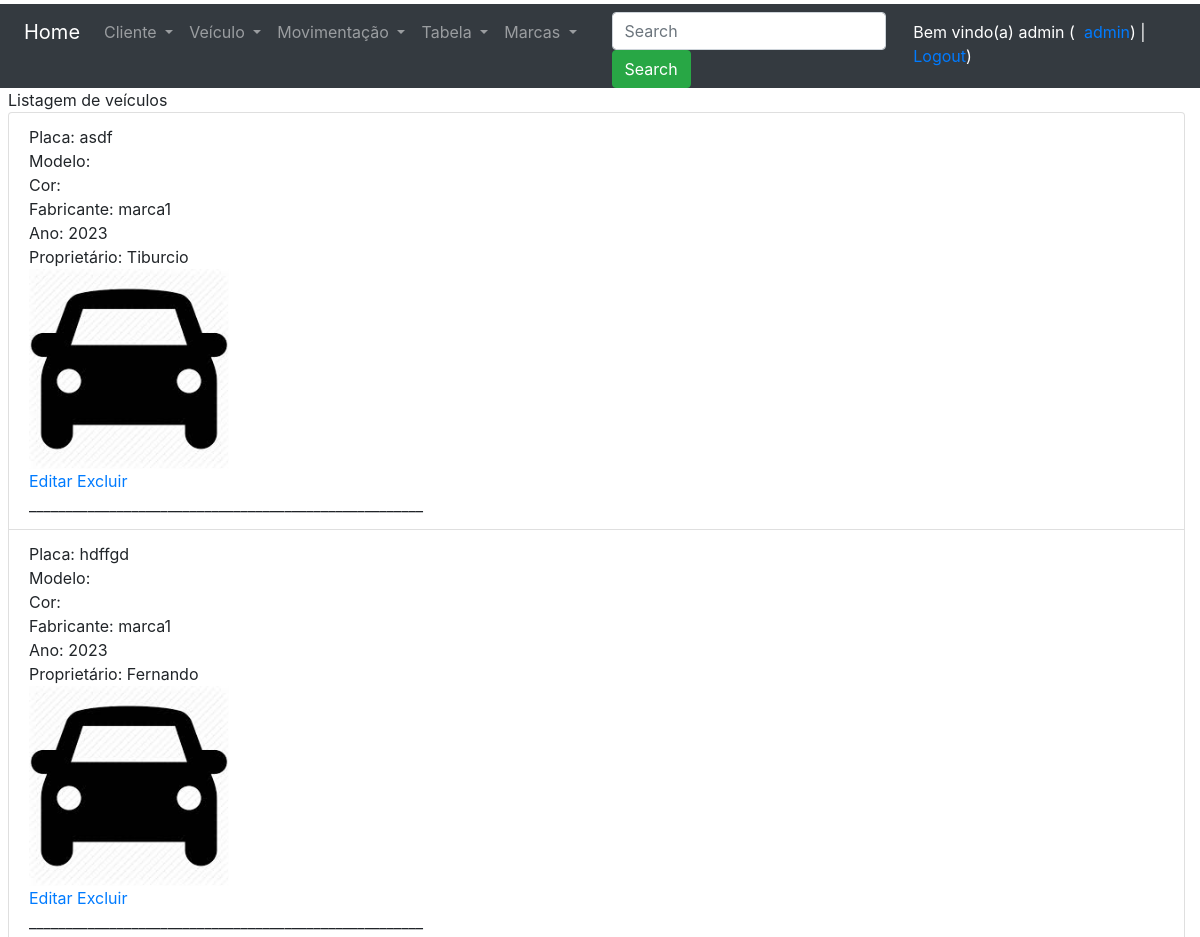
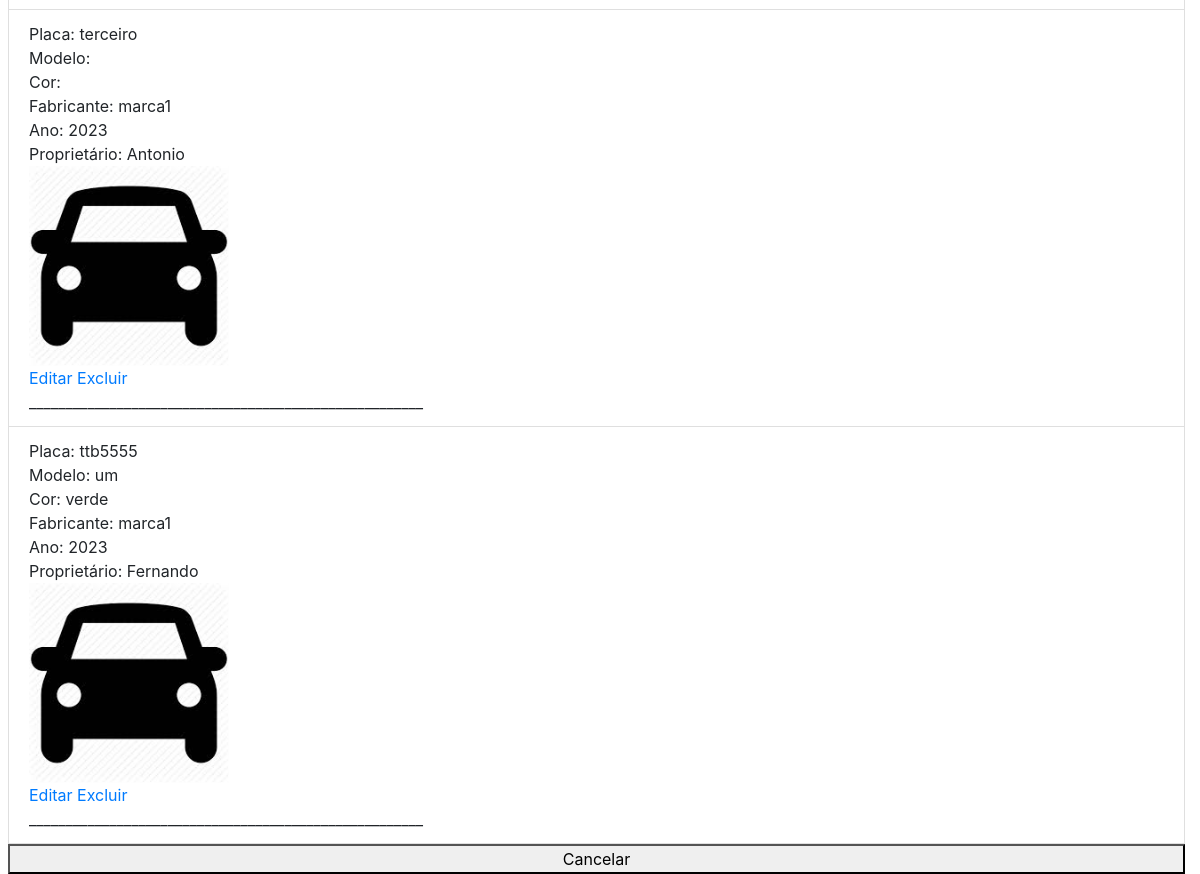
/listagem_veiculos/ (signed in), run on the app's committed database (2 pictures, top to bottom).
### core/models.py (models this page shows, shortened)
class Veiculo(models.Model):
    placa = models.CharField(max_length=8, verbose_name='Placa:')
    modelo = models.CharField(max_length=30, blank=True, null=True, verbose_name='Modelo:')
    cor = models.CharField(max_length=50, blank=True, null=True, verbose_name='Cor:')
    marca_id = models.ForeignKey(Marca, on_delete=models.CASCADE, verbose_name='Fabricante')
    ano = models.IntegerField(default=2023, blank=True, null=True, verbose_name='Ano')
    Cliente_id = models.ForeignKey(Cliente, on_delete=models.CASCADE, verbose_name='Cliente')
    foto = models.ImageField(upload_to='veiculo_foto', blank=True, null=True, verbose_name='Foto')
    class Meta:
        verbose_name_plural = 'Veículos'

class Marca(models.Model):
    nome = models.CharField(max_length=30, verbose_name='Nome:')
    url = models.URLField(verbose_name='Site', blank=True, null=True)
    logo = models.ImageField(upload_to='marca_logo', blank=True, null=True, verbose_name='')
    def __str__(self):
        return self.nome
    class Meta:
        verbose_name_plural = 'Marcas'

class Cliente(models.Model):
    nome = models.CharField(max_length=100, verbose_name='Nome:')
    endereco = models.CharField(max_length=100, blank=True, null=True, verbose_name='Endereço:')
    complemento = models.CharField(max_length=50, blank=True, null=True, verbose_name='Complemento:')
    bairro = models.CharField(max_length=50, blank=True, null=True, verbose_name='Bairro:')
    cidade = models.CharField(max_length=100, blank=True, null=True, verbose_name='Cidade:')
    fone = models.CharField(max_length=20, blank=True, null=True, verbose_name='Telefone:')
    email = models.EmailField(blank=True, null=True, verbose_name='E-mail:')
    foto = models.ImageField(upload_to='cliente_foto', blank=True, null=True, verbose_name='')
    def __str__(self):
        return self.nome
    class Meta:
        verbose_name_plural = 'Clientes'

### core/views.py (the view)
# urls.py: path('listagem_veiculos/',listagem_veiculos, name='url_listagem_veiculos'),
@login_required()
def listagem_veiculos(request):
    if request.POST and request.POST["pesquisa_input"]:
        dados = Veiculo.objects.filter(placa__icontains=request.POST["pesquisa_input"]  )
    else:
        dados = Veiculo.objects.all()
    contexto = {'dados': dados}
    return render(request, 'core/listagem_veiculos.html', contexto)

### core/templates/core/listagem_veiculos.html (shortened to what this page needs)
{% extends 'base.html' %}
{% load static %}
{% block main %}
Listagem de veículos <br>
<ul class="list-group">
    {% for i in dados %}
    <li class="list-group-item">
        Placa: {{i.placa}} <br>
        Modelo: {% if i.modelo %} {{ i.modelo}} {% endif %}<br>
        Cor: {% if i.cor %} {{ i.cor}} {% endif %}<br>
        Fabricante: {% if i.marca_id %} {{ i.marca_id}} {% endif %} <br>
        Ano: {% if i.ano %} {{ i.ano}} {% endif %} <br>
        Proprietário: {% if i.Cliente_id %} {{ i.Cliente_id}} {% endif %}<br>
        {% if i.foto %}
        <img src="{{ i.foto.url }}" width="200">
        {% else %}
        <img src="{% static 'img/perfil_generico.png' %}" width="200">
        {% endif %}
        <br>
        <a href="{% url 'url_altera_veiculo' i.id %}">Editar</a>
        <a href="{% url 'url_exclui_veiculo' i.id %}">Excluir</a>
        <br>______________________________________________________<br>
    </li>
    {%endfor%}
    <button onclick="window.location.href='/'">Cancelar</button>
</ul>
{% endblock %}

### templates/base.html (shortened to what this page needs)
<!DOCTYPE html>
<html lang="en">
<head>
    <link rel="stylesheet" href="https://cdn.jsdelivr.net/npm/bootstrap@4.6.2/dist/css/bootstrap.min.css">
</head>
<body>
<div class="container-fluid pt-1 pl-2">
    <div class="row bg-dark" >
        <div class="col-6">
            <nav class="navbar navbar-expand-sm bg-dark navbar-dark">
                <a class="navbar-brand" href="/">Home</a>
                <ul class="navbar-nav">
                    <li class="nav-item dropdown">
                        <a class="nav-link dropdown-toggle" href="#" id="navbardrop" data-toggle="dropdown">
                            Cliente
                        </a>
                    </li>
                    <li class="nav-item dropdown">
                        <a class="nav-link dropdown-toggle" href="#" id="navbardrop1" data-toggle="dropdown">
                            Veículo
                        </a>
                    </li>
                    <li class="nav-item dropdown">
                        <a class="nav-link dropdown-toggle" href="#" id="navbardrop2" data-toggle="dropdown">
                            Movimentação
                        </a>
                    </li>
                    <li class="nav-item dropdown">
                        <a class="nav-link dropdown-toggle" href="#" id="navbardrop3" data-toggle="dropdown">
                            Tabela
                        </a>
                    </li>
                    <li class="nav-item dropdown">
                        <a class="nav-link dropdown-toggle" href="#" id="navbardrop4" data-toggle="dropdown">
                            Marcas
                        </a>
                    </li>
                </ul>
            </nav>
        </div>
        <div class="col-3 bg-dark mt-2" >
            <form class="form-inline" method="post">
                <input name="pesquisa_input" class="form-control mr-sm-2" type="text" placeholder="Search">
                <button class="btn btn-success" type="submit">Search</button>
            </form>
        </div>
        <div class="col-3 bg-dark text-white mt-3">
            {% if user.get_username %}
            Bem vindo(a) {{user.get_username}} (&nbsp;
            <a href="/admin/">admin</a>) |
            <a href="/accounts/logout/">Logout</a>)
            {% else %}
            Usuário não autenticado(a) (
            <a href="/accounts/login/">Login</a>
            <a href="/accounts/registrar">Registrar</a>
            {%endif %}
        </div>
    </div>
    {% block main %}
    {% endblock %}
</div>
</body>
</html>

### data on the page
Veiculo: placa "asdf", marca_id "marca1", ano "2023", Cliente_id "Tiburcio", foto (picture)
Veiculo: placa "hdffgd", marca_id "marca1", ano "2023", Cliente_id "Fernando", foto (picture)
Veiculo: placa "terceiro", marca_id "marca1", ano "2023", Cliente_id "Antonio", foto (picture)
Veiculo: placa "ttb5555", modelo "um", cor "verde", marca_id "marca1", ano "2023", Cliente_id "Fernando", foto (picture)

### other printed values
{{ user.get_username }} "admin"
